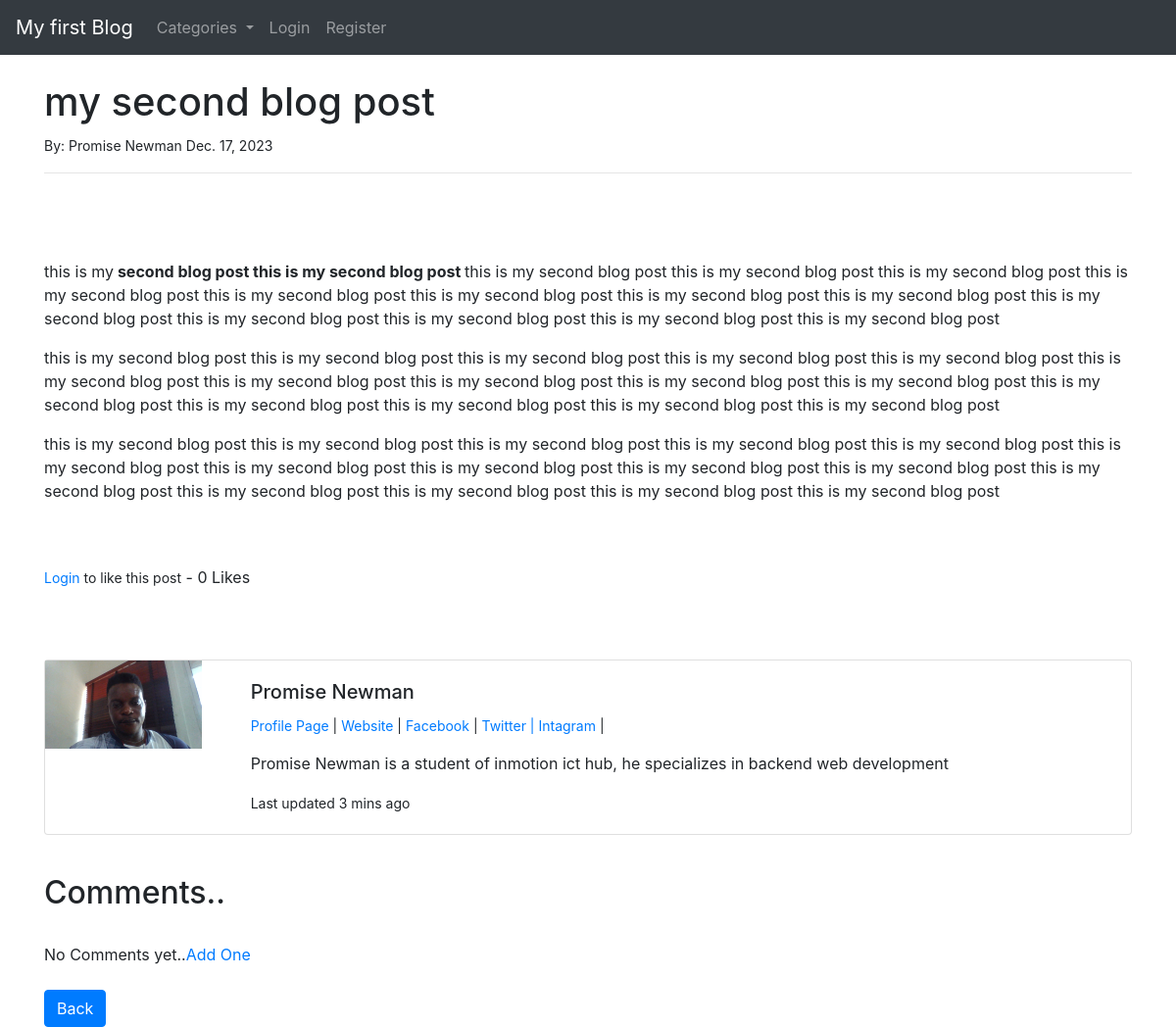
The app's page /article/2 with its own data.
### blog/models.py (models this page shows, shortened)
class post(models.Model):
    title = models.CharField(max_length=255)
    header_image = models.ImageField(null=True, blank=True, upload_to="images/")
    title_tag = models.CharField(max_length=255, default=" Newman's Blog")
    author = models.ForeignKey(User, on_delete=models.CASCADE)
    body = RichTextField(blank=True, null= True)
    post_date = models.DateField(auto_now_add=True)
    category = models.CharField(max_length=255, default="coding")
    snippet = models.CharField(max_length=255)
    likes = models.ManyToManyField(User, related_name='blog_post')
    def total_likes(self):
        return self.likes.count()

class profile(models.Model):
    user = models.OneToOneField(User, null=True, on_delete=models.CASCADE)
    bio  = models.TextField()
    profile_pic = models.ImageField(null=True, blank=True, upload_to="images/profile/")
    website_url = models.CharField(max_length=255, null=True, blank=True)
    facebook_url = models.CharField(max_length=255, null=True, blank=True)
    twitter_url = models.CharField(max_length=255, null=True, blank=True)
    instagram_url = models.CharField(max_length=255, null=True, blank=True)
    pinterest_url = models.CharField(max_length=255, null=True, blank=True)

### blog/views.py (the view)
# urls.py: path('article/<int:pk>', ArticleDetailview.as_view(), name='article-detail'),
class ArticleDetailview(DetailView):
    model = post
    template_name = 'blog/article_details.html'
    def get_context_data(self, *args, **kwargs):
         cat_menu = category.objects.all()
         context = super(ArticleDetailview, self).get_context_data(*args, **kwargs)
         stuff = get_object_or_404(post, id=self.kwargs['pk'])
         total_likes = stuff.total_likes()
         liked = False
         if stuff.likes.filter(id=self.request.user.id).exists():
              liked = True
         context["cat_menu"] = cat_menu
         context["total_likes"] = total_likes
         context["liked"] = liked
         return context

### blog/models.py (called while the page is built)
    def __str__(self):
        return self.name

### blog/templates/blog/article_details.html (shortened to what this page needs)
{% extends 'blog/base.html' %}
{% load static %}
{% block content %}
<h1>{{ post.title }}</h1>
<small>By: {{ post.author.first_name }} {{ post.author.last_name }} {{ post.post_date }}
    </small><br/>
<hr>
<br/>
 <br><br>
{{ post.body | safe }}
<br><br>
<form action="{% url 'like_post' post.pk %}"
method='POST'>
{% if user.is_authenticated %}
    {% if liked %}
        <button type="submit", name="post_id", value="{{ post.id }}", class="btn btn-danger
         btn-sm">Unlike</button>
    {% else %}
        <button type="submit", name="post_id", value="{{ post.id }}", class="btn btn-primary
         btn-sm">Like</button>
    {% endif %}
{%else%}
    <small><a href="{% url 'login' %}">Login</a> to like this post</small>
{% endif %}
     - {{ total_likes }} Likes
</form>
<br>
<br><br>
<div class="card mb-3">
    <div class="row g-0">
      <div class="col-md-2">
{% if post.author.profile.profile_pic %}
        <img src="{{ post.author.profile.profile_pic.url }}" class="img-fluid rounded-start">
{% else %}
        <img src="{% static 'blog/images/download.jpg' %}" class="img-fluid rounded-start">
{% endif %}
      </div>
      <div class="col-md-10">
        <div class="card-body">
          <h5 class="card-title">{{ post.author.first_name }} {{ post.author.last_name }} </h5>
          <p class="small text-body-secondary">
            <a href="{% url 'show_profile_page'
            post.author.profile.id %}">Profile Page</a> |
          {% if post.author.profile.website_url %}
            <a href="{{ post.author.profile.website_url }}">Website</a> |
          {% endif %}
          {% if post.author.profile.facebook_url %}
            <a href="{{ post.author.profile.facebook_url }}">Facebook</a> |
          {% endif %}
          {% if post.author.profile.twitter_url %}
            <a href="{{ post.author.profile.twitter_url }}">Twitter |
          {% endif %}
          {% if post.author.profile.instagram_url%}
            <a href="{{ post.author.profile.instagram_url }}">Intagram</a> |
          {% endif %}
          </p>
          <p class="card-text">{{ post.author.profile.bio }}</p>
          <p class="card-text"><small class="text-body-secondary">Last updated 3 mins ago</small></p>
        </div>
      </div>
    </div>
  </div>
<br>
<h2>Comments..</h2>
<br>
{% if not post.comments.all %}
    No Comments yet..<a href="{% url 'add_comment' post.pk %}">Add One</a>
{% endif %}
<br><br>
<a href="{% url 'home' %}" class="btn btn-primary">Back</a>
{% endblock %}

### records on screen
post: title "my second blog post", author.first_name "Promise", author.last_name "Newman", post_date "Dec. 17, 2023", body "this is my second blog post this is my second blog post this is my second blog post this is my second blog post this is my second blog post this is my second blog post this is my second blog post this is my second blog post this is my second blog post this is my second blog post this is my second blog post this is my second blog post this is my second blog post this is my second blog post this is my second blog post this is my second blog post this is my second blog post this is my second blog post this is my second blog post this is my second blog post this is my second blog post this is my second blog post this is my second blog post this is my second blog post this is my second blog post…", author.profile.profile_pic (picture), author.profile.bio "Promise Newman is a student of inmotion ict hub, he specializes in backend web development"

### other values on screen
{{ total_likes }} "0"
